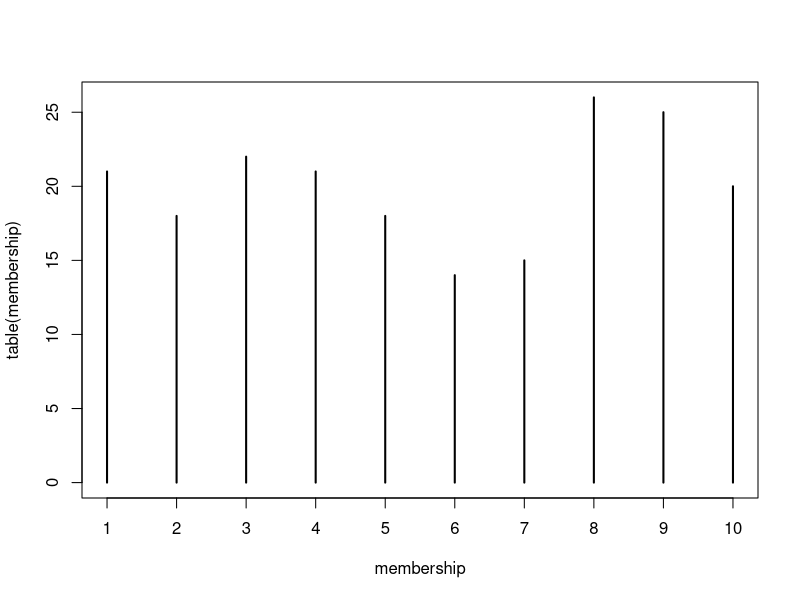
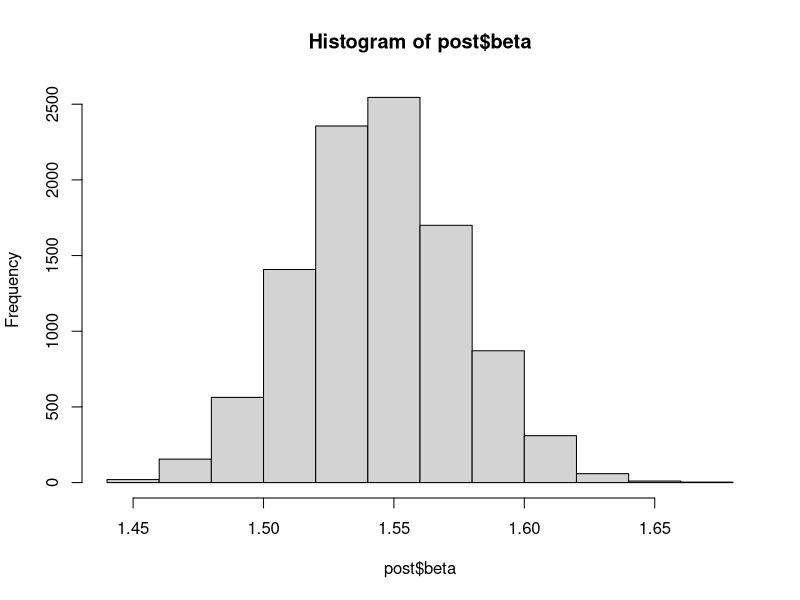
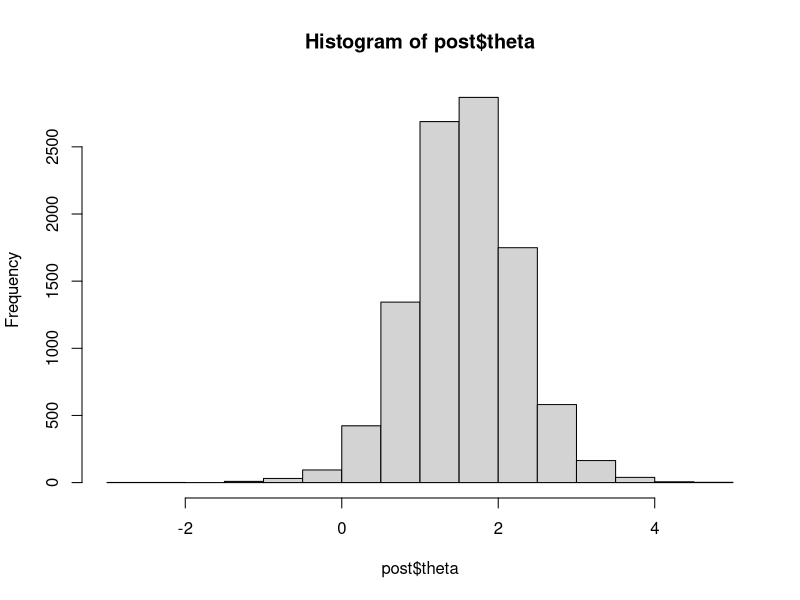
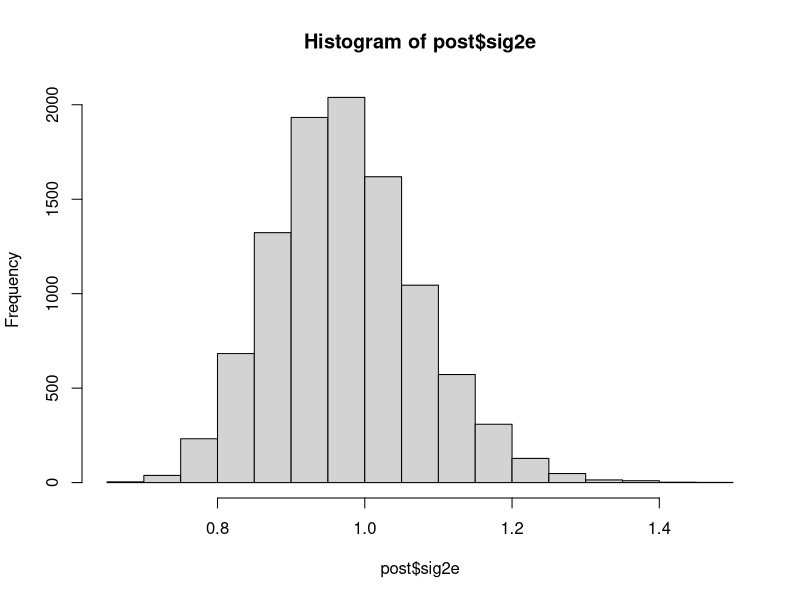
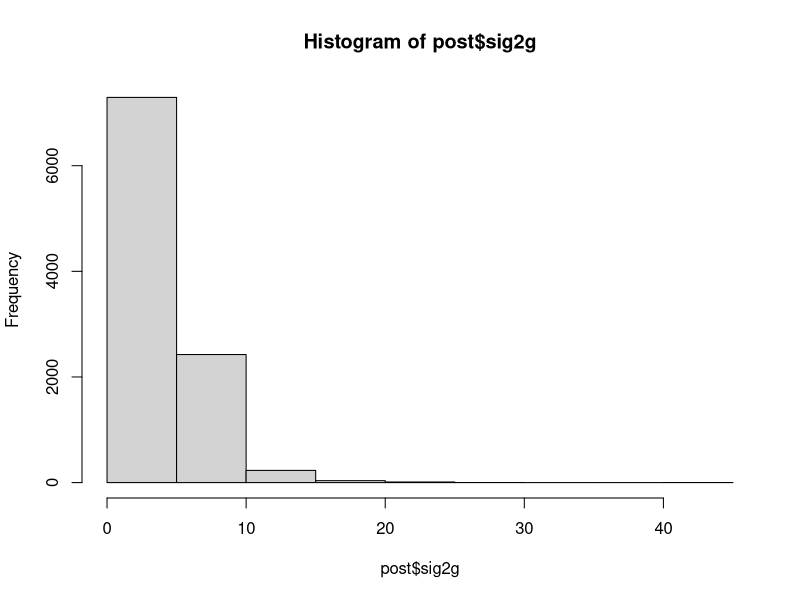
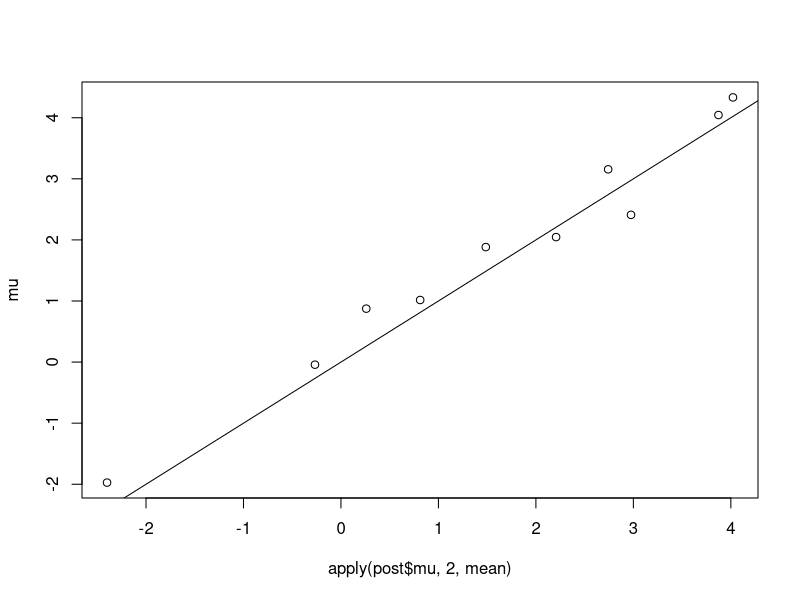
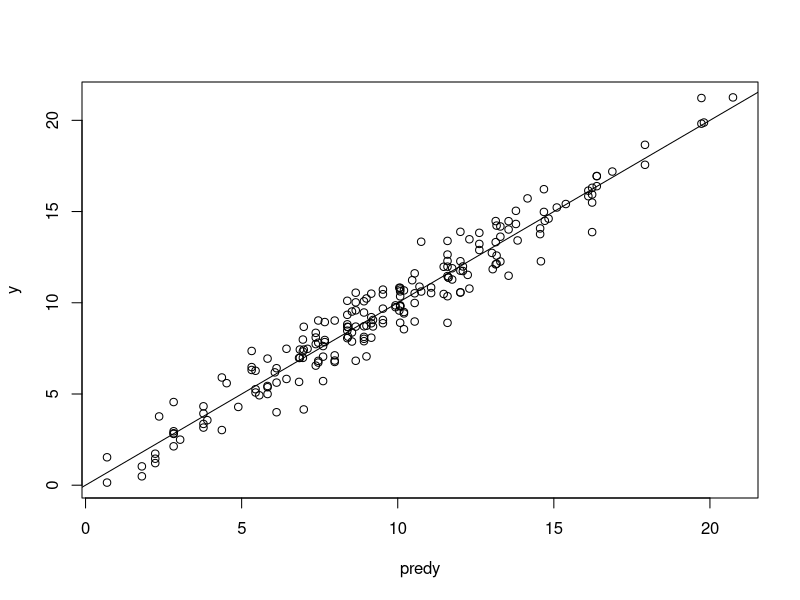

These figures' R source, in order: (Note: this script raises an error after producing the figures.)
# simulate data for a hierarchical bayesian analysis (eventually a structural time series as well ?)
 library(data.table)
 library(ggplot2)
 library(reshape2)
 library(nlme)
 library(MCMCpack)
 library(abind)
 
 # Parameters
 g <- 10
 n <- 200
 #membership <- rmultinom(1,n,rep(1/g,g))
 membership <- sample(1:g,200,replace=T,prob=(1:10)/sum(1:10))
 membership <- sample(1:g,200,replace=T)
 plot(table(membership))
 
 sig2e <- 1
 sig2g <- 4
 
 beta <- 1.5
 x <- rpois(n,5)
 
 # Generate mean for each group
 
 theta <- 2
 mu <- rnorm(g,theta,sqrt(sig2g))
 y <- rnorm(n,x*beta + mu[membership],sqrt(sig2e))
 
 # Useful values
 n <- length(y)
 n.mu <- table(membership)
 # Prior parameters
 m.theta <- 0; s2.theta <- 1e3
 m.beta  <- 0; s2.beta  <- 1e3
 a.e <- 1; b.e <- 1
 a.g <- 1; b.g <- 1
 # Initialize
 p.beta  <- 0
 p.sig2e <- 1
 p.sig2g <- 1
 p.theta <- 0
 p.mu    <- matrix(0,ncol=g)
 # Draws from Gibbs sampler
 Ndraws <- 1e4
 burnin <- 2000
 i <- 2
 while(i <= burnin+Ndraws) {
   # beta
   draw <- rnorm(1,
                 (p.sig2e[i-1]*m.beta + s2.beta*sum((y-p.mu[i-1,membership])*x))/(sum(x^2)*s2.beta + p.sig2e[i-1]),
                 sqrt( (s2.beta*p.sig2e[i-1])/(sum(x^2)*s2.beta + p.sig2e[i-1]) ) )
   p.beta <- c(p.beta,draw)
   # mu
   newmu <- NULL
   for (j in 1:g) {  ### possible to vectorize
     draw <- rnorm(1,
                   (p.sig2e[i-1]*p.theta[i-1] + p.sig2g[i-1]*sum(y[membership==j]-x[membership==j]*p.beta[i]))/(n.mu[j]*p.sig2g[i-1] + p.sig2e[i-1]),
                   sqrt( (p.sig2g[i-1]*p.sig2e[i-1])/(n.mu[j]*p.sig2g[i-1] + p.sig2e[i-1]) ) )
     newmu <- c(newmu,draw)
   }
   p.mu <- rbind(p.mu,newmu)
   # theta
   draw <- rnorm(1,
                 (p.sig2g[i-1]*m.theta + s2.theta*sum(p.mu[i,]))/(g*s2.theta + p.sig2g[i-1]),
                 sqrt( (s2.theta*p.sig2g[i-1])/(g*s2.theta + p.sig2g[i-1]) ) )
   p.theta <- c(p.theta,draw)
   
   # sig2e
   draw <- rinvgamma(1, n/2+a.e, b.e + sum((y - p.mu[i,membership] - x*p.beta[i])^2)/2)
   p.sig2e <- c(p.sig2e,draw)
   
   # sig2g
   draw <- rinvgamma(1, g/2+a.g, b.g + sum((p.mu[i,]-p.theta[i])^2)/2)
   p.sig2g <- c(p.sig2g,draw)
   
   # Track progress
   cat(paste0("\rIteration: ",i))
   
   i <- i+1
 }
 post <- list(mu    = p.mu[-(1:burnin),],
              beta  = p.beta[-(1:burnin)],
              theta = p.theta[-(1:burnin)],
              sig2e = p.sig2e[-(1:burnin)],
              sig2g = p.sig2g[-(1:burnin)])
 pmeans <- list(mu    = apply(post$mu,2,mean),
                beta  = mean(post$beta),
                theta = mean(post$theta),
                sig2e = mean(post$sig2e),
                sig2g = mean(post$sig2g))
 
 hist(post$beta)
 hist(post$theta)
 hist(post$sig2e)
 hist(post$sig2g)
 mean(post$beta)
 mean(post$theta)
 mean(post$sig2e)
 mean(post$sig2g)
 median(post$beta)
 median(post$theta)
 median(post$sig2e)
 median(post$sig2g)
 cbind(apply(post$mu,2,mean),mu)
 plot(apply(post$mu,2,mean),mu); abline(0,1)
 predy <- with(pmeans,mu[membership] + beta*x)
 plot(predy,y); abline(0,1)
 plot(predict(remod),y); abline(0,1)
 
 #Basic models
 lmmod <- lm(y~x)
 remod <- lme(y~x,random=~1|membership)
 summary(lmmod)
 summary(remod)
 bs <- NULL
 ints <- NULL
 for (i in 1:1e3) {
   x <- rpois(n,5)
   mu <- rnorm(g,theta,sqrt(sig2g))
   y <- rnorm(n,x*beta + mu[membership],sqrt(sig2e))
   remod <- lme(y~x,random=~1|membership)
   bs[i] <- summary(remod)$coef$fixed["x"]
   cat(paste0("\rIter: ",i))
   ints <- rbind(ints,bs[i]+summary(remod)$tTable["x","Std.Error"]*qt(c(0.025,0.975),189))
 }
 hist(bs)
 hist(ints[,1])
 
 # Intervals
 quantile(post$beta,c(0.025,0.975))
 coef(summary(remod))
 summary(remod)$coef$fixed["x"] + c(-1:1)*summary(remod)$tTable["x","Std.Error"]*qt(0.975,189)
 
 # The results from the random effects model are very similar.
 
 
 ################################################################################################
 # Implement BSTS algorithm
 ################################################################################################
 
 
 # Generate according to model
 
 lt <- 100 # length of time
 H <- 1
 Q <- 2
 alpha <- rnorm(0,sqrt(Q))
 for (i in 2:lt)
   alpha[i] <- rnorm(TT%*%alpha,sqrt(Q))
 TT <- matrix()
 Z  <- matrix()
 y <- rnorm(,H)
 
 
 # Set parameters / Generate data
 nc <- 10  # number of clinics
 nt <- 100 # number of time points (varying ?, constant for now)
 ns <- 52  # number of time periods per season
 phi <- rnorm(1,15,1)
 sig2e <- 1
 sig2c <- 2
 sig2u <- .1
 sig2v <- .01
 sig2w <- 2
 theta <- rnorm(nc,phi,sig2c)
 delta <- sapply(1:nc,function(i) cumsum(rnorm(nt,0,sig2v)))
 mu    <- sapply(1:nc,function(i) cumsum(rnorm(nt,0,sig2u)+c(0,delta[-nt,i])))
 tau   <- rnorm(ns,0,sig2w)
 circtau <- ((1:nt)-1)%%ns+1
 x <- matrix(rnorm(nt*nc),nrow=nt,ncol=nc)
 x <- apply(x,2,function(vec) ifelse(cummax(vec)==max(vec),1,0))
 Y <- matrix(theta,nt,nc,byrow=T) + mu + matrix(tau[circtau],nt,nc,byrow=F) + beta*x + matrix(rnorm(nt*nc,0,sig2e),nt,nc)
 ggplot(data.frame(melt(Y)),aes(Var1,value,col=factor(Var2),group=Var2)) + geom_line(size=1)
 rets <- lme(as.vector(Y)~as.vector(x),random=~1|rep())
 
 # Useful values
 n <- length(Y)
 circtau <- ((1:nt)-1)%%ns+1
 # Prior parameters
 m.phi   <- 5
 s2.phi  <- 100
 m.beta  <- -1
 s2.beta <- 100
 a.e <- .1; b.e <- .3
 a.c <- .1; b.c <- .3
 a.u <- .1; b.u <- .3
 a.v <- .1; b.v <- .3
 a.w <- .1; b.w <- .3
 # Initialize
 p.beta  <- 0
 p.sig2e <- 1
 p.sig2c <- 1
 p.sig2u <- 1
 p.sig2v <- 1
 p.sig2w <- 1
 p.phi   <- 0
 p.theta <- matrix(0,nrow=1,ncol=nc)
 p.mu    <- array(0,c(nt,nc,1))
 p.delta <- array(0,c(nt,nc,1))
 p.tau   <- matrix(0,nrow=1,ncol=ns)
 # Draws
 Ndraws <- 1.5e3
 burnin <- 500
 i <- 2
 while (i <= burnin + Ndraws) {
   ## beta
   draw <- rnorm(1,
                 (p.sig2e[i-1]*m.beta + s2.beta*sum((Y-matrix(p.theta[i-1,],nt,nc,T)-p.mu[,,i-1]-matrix(p.tau[i-1,circtau],nt,nc,F))*x))/(sum(x^2)*s2.beta + p.sig2e[i-1]),
                 sqrt( (s2.beta*p.sig2e[i-1])/(sum(x^2)*s2.beta + p.sig2e[i-1]) ) )
   p.beta <- c(p.beta,draw)
   
   ## theta
   #tmp <- Y - p.mu[,,i-1] - matrix(p.tau[i-1,circtau],nt,nc,F) - beta[i]*x
   #draw <- rnorm(nc,
   #              (p.sig2e[i-1]*p.phi[i-1] + p.sig2c[i-1]*apply(tmp,2,sum) )/(nt*p.sig2c[i-1] + p.sig2e[i-1]),
   #              sqrt( (p.sig2c[i-1]*p.sig2e[i-1])/(nt*p.sig2c[i-1] + p.sig2e[i-1]) ) )
   #p.theta <- rbind(p.theta,draw)
   newtheta <- NULL
   for (k in 1:nc) {  ## Could possibly be vectorized.
     draw <- rnorm(1,
                   (p.sig2e[i-1]*p.phi[i-1] + p.sig2c[i-1]*sum(Y[,k]-p.mu[,k,i-1]-p.tau[i-1,circtau]-p.beta[i]*x[,k] ) )/(nt*p.sig2c[i-1] + p.sig2e[i-1]),
                   sqrt( (p.sig2c[i-1]*p.sig2e[i-1])/(nt*p.sig2c[i-1] + p.sig2e[i-1]) ) )
     newtheta <- c(newtheta,draw)
   }
   p.theta <- rbind(p.theta,newtheta)
   
   ## phi
   draw <- rnorm(1,
                 (p.sig2c[i-1]*m.phi + s2.phi*sum(p.theta[i,]))/(nc*s2.phi + p.sig2c[i-1]),
                 sqrt( (s2.phi*p.sig2c[i-1])/(nc*s2.phi + p.sig2c[i-1]) ) )
   p.phi <- c(p.phi,draw)
   
   ## mu
   newmu <- NULL
   for (j in 1:nt) {  ### is it possible to vectorize ?
     row <- NULL
     nn <- ifelse(j==nt,1,2)
     jm <- (j-1)%%ns + 1
     for (k in 1:nc) {
       mn <- 0
       if (j<nt)
         mn <- mn + p.mu[j+1,k,i-1] - p.delta[j,k,i-1]
       if (j>1)
         mn <- mn + newmu[j-1,k] + p.delta[j-1,k,i-1]
       draw <- rnorm(1,
                     (p.sig2e[i-1]*mn + p.sig2u[i-1]*(Y[j,k]-p.theta[i,k]-p.tau[i-1,jm]-p.beta[i]*x[j,k]))/(p.sig2u[i-1] + nn*p.sig2e[i-1]),
                     sqrt( (p.sig2u[i-1]*p.sig2e[i-1])/(p.sig2u[i-1] + nn*p.sig2e[i-1]) ) )
       row <- c(row,draw)
     }
     newmu <- rbind(newmu,row)
   }
   p.mu <- abind(p.mu,newmu,along=3)
   
   ## delta
   newdelta <- NULL
   for (j in 1:nt) {  ### is it possible to vectorize ?
     row <- NULL
     nn  <- ifelse(j==nt,1,2)
     for (k in 1:nc) {
       mnd <- 0
       mnu <- 0
       if (j<nt) {
         mnd <- mnd + p.delta[j+1,k,i-1]
         mnu <- mnu + p.mu[j+1,k,i] - p.mu[j,k,i]
       }
       if (j>1)
         mnd <- mnd + newdelta[j-1,k]
       draw <- rnorm(1,
                     (p.sig2u[i-1]*mnd + p.sig2v[i-1]*mnu)/(p.sig2v[i-1] + nn*p.sig2u[i-1]),
                     sqrt( (p.sig2v[i-1]*p.sig2u[i-1])/(p.sig2v[i-1] + nn*p.sig2u[i-1]) ) )
       row <- c(row,draw)
     }
     newdelta <- rbind(newdelta,row)
   }
   p.delta <- abind(p.delta,newdelta,along=3)
   
   ## tau
   newtau <- NULL
   for (j in 1:ns) {  ## Could possibly be vectorized.
     #nn <- min(ns,nt-j+1)
     if  (j==ns)
       mnt <- -sum(newtau[1:(j-1)])
     else
       mnt <- -sum(newtau[0:(j-1)],p.tau[i-1,(j+1):ns])
     draw <- rnorm(1,
                   (p.sig2e[i-1]*mnt + p.sig2w[i-1]*sum(Y[j,]-p.mu[j,,i]-p.theta[i,]-p.beta[i]*x[j,] ) )/(nc*p.sig2w[i-1] + ns*p.sig2e[i-1]),
                   sqrt( (p.sig2w[i-1]*p.sig2e[i-1])/(nc*p.sig2w[i-1] + ns*p.sig2e[i-1]) ) )
     newtau <- c(newtau,draw)
   }
   p.tau <- rbind(p.tau,newtau)
   
   p.sig2e <- c(p.sig2e,sig2e)
   p.sig2c <- c(p.sig2c,sig2c)
   p.sig2u <- c(p.sig2u,sig2u)
   p.sig2v <- c(p.sig2v,sig2v)
   p.sig2w <- c(p.sig2w,sig2w)
#    ## sig2e
#    draw <- rinvgamma(1, n/2+a.e, b.e + sum((Y - matrix(p.theta[i,],nt,nc,T) - p.mu[,,i] - matrix(p.tau[i,circtau],nt,nc,F) - x*p.beta[i])^2)/2)
#    p.sig2e <- c(p.sig2e,draw)
#    
#    ## sig2c
#    draw <- rinvgamma(1, nc/2+a.c, b.c + sum((p.theta[i,]-p.phi[i])^2)/2)
#    p.sig2c <- c(p.sig2c,draw)
#    
#    ## sig2u
#    draw <- rinvgamma(1, n/2+a.u, b.u + sum((p.mu[,,i]-rbind(0,p.mu[-nt,,i])-rbind(0,p.delta[-nt,,i]))^2)/2)
#    p.sig2u <- c(p.sig2u,draw)
#    
#    ## sig2v
#    draw <- rinvgamma(1, n/2+a.v, b.v + sum((p.delta[,,i]-rbind(0,p.delta[-nt,,i]))^2)/2)
#    p.sig2v <- c(p.sig2v,draw)
#    
#    ## sig2w
#    #draw <- rinvgamma(1, ns/2+a.w, b.w + sum(( sapply(1:nt,function(ii) sum(tau[i,pmax(0,ii-ns):ii])) )^2)/2)
#    draw <- rinvgamma(1, ns/2+a.w, b.w + sum(( sum(p.tau[i,]) )^2)/2)
#    p.sig2w <- c(p.sig2w,draw)
   
   # Track progress
   cat(paste0("\rIteration: ",i))
   
   i <- i+1
 }
 
 p <- list(beta  = p.beta[-(1:burnin)],
           theta = p.theta[-(1:burnin),],
           phi   = p.phi[-(1:burnin)],
           mu    = p.mu[,,-(1:burnin)],
           delta = p.delta[,,-(1:burnin)],
           tau   = p.tau[-(1:burnin),],
           sig2e = p.sig2e[-(1:burnin)],
           sig2c = p.sig2c[-(1:burnin)],
           sig2u = p.sig2u[-(1:burnin)],
           sig2v = p.sig2v[-(1:burnin)],
           sig2w = p.sig2w[-(1:burnin)])
 pmeans <- with(p,list(beta  = mean(beta),
                       mu    = apply(mu,1:2,mean),
                       delta = apply(delta,1:2,mean),
                       tau   = apply(tau,2,mean),
                       theta = apply(theta,2,mean),
                       phi   = mean(phi),
                       sig2e = mean(post$sig2e),
                       sig2c = mean(post$sig2c),
                       sig2u = mean(post$sig2u),
                       sig2v = mean(post$sig2v),
                       sig2w = mean(post$sig2w)))
 
 hist(p$beta)
 hist(p$theta)
 hist(p$phi)
 hist(p$sig2e)
 hist(p$sig2c)
 hist(p$sig2u)
 hist(p$sig2v)
 hist(p$sig2w)
 
 
# End script
 
